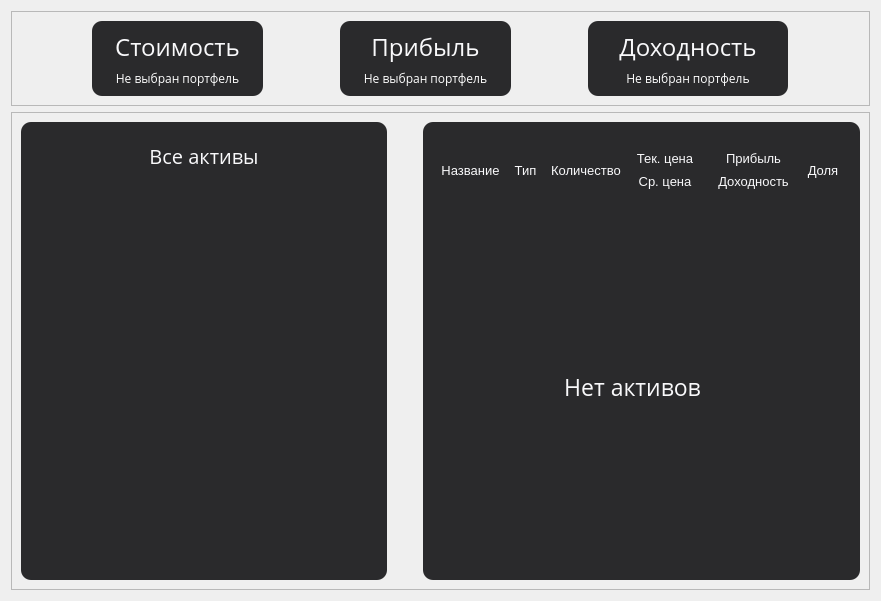
             <widget class="QWidget" name="scrollAreaWidgetContents">
              <property name="geometry">
               <rect>
                <x>0</x>
                <y>0</y>
                <width>881</width>
                <height>601</height>
               </rect>
              </property>
              <layout class="QVBoxLayout" name="verticalLayout_10">
               <item>
                <widget class="QFrame" name="frame_2">
                 <property name="maximumSize">
                  <size>
                   <width>16777215</width>
                   <height>101</height>
                  </size>
                 </property>
                 <property name="frameShape">
                  <enum>QFrame::StyledPanel</enum>
                 </property>
                 <property name="frameShadow">
                  <enum>QFrame::Raised</enum>
                 </property>
                 <layout class="QHBoxLayout" name="horizontalLayout_8">
                  <item>
                   <widget class="QFrame" name="cost_all">
                    <property name="maximumSize">
                     <size>
                      <width>171</width>
                      <height>81</height>
                     </size>
                    </property>
                    <property name="styleSheet">
                     <string notr="true">background-color: #2A2A2C; border-radius: 10</string>
                    </property>
                    <property name="frameShape">
                     <enum>QFrame::StyledPanel</enum>
                    </property>
                    <property name="frameShadow">
                     <enum>QFrame::Raised</enum>
                    </property>
                    <layout class="QVBoxLayout" name="verticalLayout_9">
                     <item>
                      <widget class="QLabel" name="cost_text_all">
                       <property name="styleSheet">
                        <string notr="true">font-size : 24px; font-family : Open Sans; color : #F9F9FB
</string>
                       </property>
                       <property name="text">
                        <string>Стоимость</string>
                       </property>
                       <property name="alignment">
                        <set>Qt::AlignCenter</set>
                       </property>
                      </widget>
                     </item>
                     <item>
                      <widget class="QLabel" name="cost_number_all">
                       <property name="layoutDirection">
                        <enum>Qt::RightToLeft</enum>
                       </property>
                       <property name="styleSheet">
                        <string notr="true">font-size : 12px; font-family : Open Sans; color: #FFFFFF</string>
                       </property>
                       <property name="text">
                        <string>Не выбран портфель</string>
                       </property>
                       <property name="alignment">
                        <set>Qt::AlignCenter</set>
                       </property>
                      </widget>
                     </item>
                    </layout>
                   </widget>
                  </item>
                  <item>
                   <widget class="QFrame" name="profit_all">
                    <property name="maximumSize">
                     <size>
                      <width>171</width>
                      <height>81</height>
                     </size>
                    </property>
                    <property name="styleSheet">
                     <string notr="true">background-color: #2A2A2C; border-radius: 10</string>
                    </property>
                    <property name="frameShape">
                     <enum>QFrame::StyledPanel</enum>
                    </property>
                    <property name="frameShadow">
                     <enum>QFrame::Raised</enum>
                    </property>
                    <layout class="QVBoxLayout" name="verticalLayout_8">
                     <item>
                      <widget class="QLabel" name="profit_text_all">
                       <property name="styleSheet">
                        <string notr="true">font-size : 24px; font-family : Open Sans; color : #F9F9FB</string>
                       </property>
                       <property name="text">
                        <string>Прибыль</string>
                       </property>
                       <property name="alignment">
                        <set>Qt::AlignCenter</set>
                       </property>
                      </widget>
                     </item>
                     <item>
                      <widget class="QLabel" name="profit_number_all">
                       <property name="layoutDirection">
                        <enum>Qt::RightToLeft</enum>
                       </property>
                       <property name="styleSheet">
                        <string notr="true">font-size : 12px; font-family : Open Sans; color: #FFFFFF</string>
                       </property>
                       <property name="text">
                        <string>Не выбран портфель</string>
                       </property>
                       <property name="alignment">
                        <set>Qt::AlignCenter</set>
                       </property>
                      </widget>
                     </item>
                    </layout>
                   </widget>
                  </item>
                  <item>
                   <widget class="QFrame" name="yield_all">
                    <property name="maximumSize">
                     <size>
                      <width>200</width>
                      <height>81</height>
                     </size>
                    </property>
                    <property name="styleSheet">
                     <string notr="true">background-color: #2A2A2C; border-radius: 10</string>
                    </property>
                    <property name="frameShape">
                     <enum>QFrame::StyledPanel</enum>
                    </property>
                    <property name="frameShadow">
                     <enum>QFrame::Raised</enum>
                    </property>
                    <layout class="QVBoxLayout" name="verticalLayout_5">
                     <item>
                      <widget class="QLabel" name="yield_text_all">
                       <property name="styleSheet">
                        <string notr="true">font-size : 24px; font-family : Open Sans; color : #F9F9FB
</string>
                       </property>
                       <property name="text">
                        <string>Доходность</string>
                       </property>
                       <property name="alignment">
                        <set>Qt::AlignCenter</set>
                       </property>
                      </widget>
                     </item>
                     <item>
                      <widget class="QLabel" name="yield_number_all">
                       <property name="layoutDirection">
                        <enum>Qt::RightToLeft</enum>
                       </property>
                       <property name="styleSheet">
                        <string notr="true">font-size : 12px; font-family : Open Sans; color: #FFFFFF</string>
                       </property>
                       <property name="text">
                        <string>Не выбран портфель</string>
                       </property>
                       <property name="alignment">
                        <set>Qt::AlignCenter</set>
                       </property>
                      </widget>
                     </item>
                    </layout>
                   </widget>
                  </item>
                 </layout>
                </widget>
               </item>
               <item>
                <widget class="QFrame" name="frame_3">
                 <property name="styleSheet">
                  <string notr="true"/>
                 </property>
                 <property name="frameShape">
                  <enum>QFrame::StyledPanel</enum>
                 </property>
                 <property name="frameShadow">
                  <enum>QFrame::Raised</enum>
                 </property>
                 <layout class="QHBoxLayout" name="horizontalLayout_9">
                  <item>
                   <widget class="QFrame" name="pie_chart_area">
                    <property name="minimumSize">
                     <size>
                      <width>366</width>
                      <height>0</height>
                     </size>
                    </property>
                    <property name="styleSheet">
                     <string notr="true">background-color: #2A2A2C; border-radius: 10</string>
                    </property>
                    <property name="frameShape">
                     <enum>QFrame::StyledPanel</enum>
                    </property>
                    <property name="frameShadow">
                     <enum>QFrame::Raised</enum>
                    </property>
                    <layout class="QVBoxLayout" name="verticalLayout_14">
                     <item>
                      <widget class="QLabel" name="pie_chart_name">
                       <property name="maximumSize">
                        <size>
                         <width>16777215</width>
                         <height>50</height>
                        </size>
                       </property>
                       <property name="styleSheet">
                        <string notr="true">font-size : 20px; font-family : Open Sans; color : #F9F9FB
</string>
                       </property>
                       <property name="text">
                        <string>Все активы</string>
                       </property>
                       <property name="alignment">
                        <set>Qt::AlignCenter</set>
                       </property>
                      </widget>
                     </item>
                     <item>
                      <widget class="QWidget" name="widget" native="true">
                       <layout class="QVBoxLayout" name="verticalLayout_15">
                        <item>
                         <spacer name="horizontalSpacer_3">
                          <property name="orientation">
                           <enum>Qt::Horizontal</enum>
                          </property>
                          <property name="sizeType">
                           <enum>QSizePolicy::Fixed</enum>
                          </property>
                          <property name="sizeHint" stdset="0">
                           <size>
                            <width>319</width>
                            <height>20</height>
                           </size>
                          </property>
                         </spacer>
                        </item>
                       </layout>
                      </widget>
                     </item>
                    </layout>
                   </widget>
                  </item>
                  <item>
                   <spacer name="horizontalSpacer">
                    <property name="orientation">
                     <enum>Qt::Horizontal</enum>
                    </property>
                    <property name="sizeType">
                     <enum>QSizePolicy::Fixed</enum>
                    </property>
                    <property name="sizeHint" stdset="0">
                     <size>
                      <width>30</width>
                      <height>20</height>
                     </size>
                    </property>
                   </spacer>
                  </item>
                  <item>
                   <widget class="QFrame" name="instruments_close_pie_area">
                    <property name="sizePolicy">
                     <sizepolicy hsizetype="Preferred" vsizetype="Preferred">
                      <horstretch>0</horstretch>
                      <verstretch>0</verstretch>
                     </sizepolicy>
                    </property>
                    <property name="styleSheet">
                     <string notr="true">background-color: #2A2A2C; border-radius: 10</string>
                    </property>
                    <property name="frameShape">
                     <enum>QFrame::StyledPanel</enum>
                    </property>
                    <property name="frameShadow">
                     <enum>QFrame::Raised</enum>
                    </property>
                    <layout class="QVBoxLayout" name="verticalLayout_13">
                     <item>
                      <widget class="QFrame" name="frame_4">
                       <property name="sizePolicy">
                        <sizepolicy hsizetype="Preferred" vsizetype="Preferred">
                         <horstretch>0</horstretch>
                         <verstretch>0</verstretch>
                        </sizepolicy>
                       </property>
                       <property name="maximumSize">
                        <size>
                         <width>16777215</width>
                         <height>83</height>
                        </size>
                       </property>
                       <property name="frameShape">
                        <enum>QFrame::StyledPanel</enum>
                       </property>
                       <property name="frameShadow">
                        <enum>QFrame::Raised</enum>
                       </property>
                       <layout class="QHBoxLayout" name="horizontalLayout_10">
                        <item>
                         <widget class="QPushButton" name="btn_sortByTitlteName">
                          <property name="minimumSize">
                           <size>
                            <width>56</width>
                            <height>61</height>
                           </size>
                          </property>
                          <property name="styleSheet">
                           <string notr="true">font-size : 13px; color : #F9F9FB
</string>
                          </property>
                          <property name="text">
                           <string>Название</string>
                          </property>
                         </widget>
                        </item>
                        <item>
                         <widget class="QPushButton" name="btn_sortByTitlteType">
                          <property name="minimumSize">
                           <size>
                            <width>22</width>
                            <height>61</height>
                           </size>
                          </property>
                          <property name="styleSheet">
                           <string notr="true">font-size : 13px; color : #F9F9FB</string>
                          </property>
                          <property name="text">
                           <string>Тип</string>
                          </property>
                         </widget>
                        </item>
                        <item>
                         <widget class="QPushButton" name="btn_sortByTitlteQuantity">
                          <property name="minimumSize">
                           <size>
                            <width>68</width>
                            <height>61</height>
                           </size>
                          </property>
                          <property name="styleSheet">
                           <string notr="true">font-size : 13px; color : #F9F9FB
</string>
                          </property>
                          <property name="text">
                           <string>Количество</string>
                          </property>
                         </widget>
                        </item>
                        <item>
                         <widget class="QFrame" name="column_title_price">
                          <property name="maximumSize">
                           <size>
                            <width>79</width>
                            <height>16777215</height>
                           </size>
                          </property>
                          <property name="frameShape">
                           <enum>QFrame::StyledPanel</enum>
                          </property>
                          <property name="frameShadow">
                           <enum>QFrame::Raised</enum>
                          </property>
                          <layout class="QVBoxLayout" name="verticalLayout_11">
                           <item>
                            <widget class="QPushButton" name="btn_sortByTitlteCurrencyPrice">
                             <property name="minimumSize">
                              <size>
                               <width>57</width>
                               <height>9</height>
                              </size>
                             </property>
                             <property name="styleSheet">
                              <string notr="true">font-size : 13px; color : #F9F9FB
</string>
                             </property>
                             <property name="text">
                              <string>Тек. цена</string>
                             </property>
                            </widget>
                           </item>
                           <item>
                            <widget class="QPushButton" name="btn_sortByTitlteAveragePrice">
                             <property name="styleSheet">
                              <string notr="true">font-size : 13px; color : #F9F9FB
</string>
                             </property>
                             <property name="text">
                              <string>Ср. цена</string>
                             </property>
                            </widget>
                           </item>
                          </layout>
                         </widget>
                        </item>
                        <item>
                         <widget class="QFrame" name="column_title_res">
                          <property name="maximumSize">
                           <size>
                            <width>91</width>
                            <height>16777215</height>
                           </size>
                          </property>
                          <property name="frameShape">
                           <enum>QFrame::StyledPanel</enum>
                          </property>
                          <property name="frameShadow">
                           <enum>QFrame::Raised</enum>
                          </property>
                          <layout class="QVBoxLayout" name="verticalLayout_12">
                           <item>
                            <widget class="QPushButton" name="btn_sortByTitlteProfit">
                             <property name="styleSheet">
                              <string notr="true">font-size : 13px; color : #F9F9FB
</string>
                             </property>
                             <property name="text">
                              <string>Прибыль</string>
                             </property>
                            </widget>
                           </item>
                           <item>
                            <widget class="QPushButton" name="btn_sortByTitlteYield">
                             <property name="styleSheet">
                              <string notr="true">font-size : 13px; color : #F9F9FB
</string>
                             </property>
                             <property name="text">
                              <string>Доходность</string>
                             </property>
                            </widget>
                           </item>
                          </layout>
                         </widget>
                        </item>
                        <item>
                         <widget class="QPushButton" name="btn_sortByTitltePercentages">
                          <property name="minimumSize">
                           <size>
                            <width>30</width>
                            <height>61</height>
                           </size>
                          </property>
                          <property name="styleSheet">
                           <string notr="true">font-size : 13px; color : #F9F9FB;
</string>
                          </property>
                          <property name="text">
                           <string>Доля</string>
                          </property>
                         </widget>
                        </item>
                       </layout>
                      </widget>
                     </item>
                     <item>
                      <widget class="QScrollArea" name="instruments_cpa_scrollArea">
                       <property name="widgetResizable">
                        <bool>true</bool>
                       </property>
                       <widget class="QWidget" name="scrollAreaWidgetContents_4">
                        <property name="geometry">
                         <rect>
                          <x>0</x>
                          <y>0</y>
                          <width>403</width>
                          <height>340</height>
                         </rect>
                        </property>
                        <widget class="QLabel" name="label">
                         <property name="geometry">
                          <rect>
                           <x>30</x>
                           <y>160</y>
                           <width>341</width>
                           <height>21</height>
                          </rect>
                         </property>
                         <property name="styleSheet">
                          <string notr="true">font-size : 23px; 
font-family : Open Sans;
color: #F9F9FB;</string>
                         </property>
                         <property name="text">
                          <string>Нет активов</string>
                         </property>
                         <property name="alignment">
                          <set>Qt::AlignCenter</set>
                         </property>
                        </widget>
                       </widget>
                      </widget>
                     </item>
                    </layout>
                   </widget>
                  </item>
                 </layout>
                </widget>
               </item>
              </layout>
             </widget>
